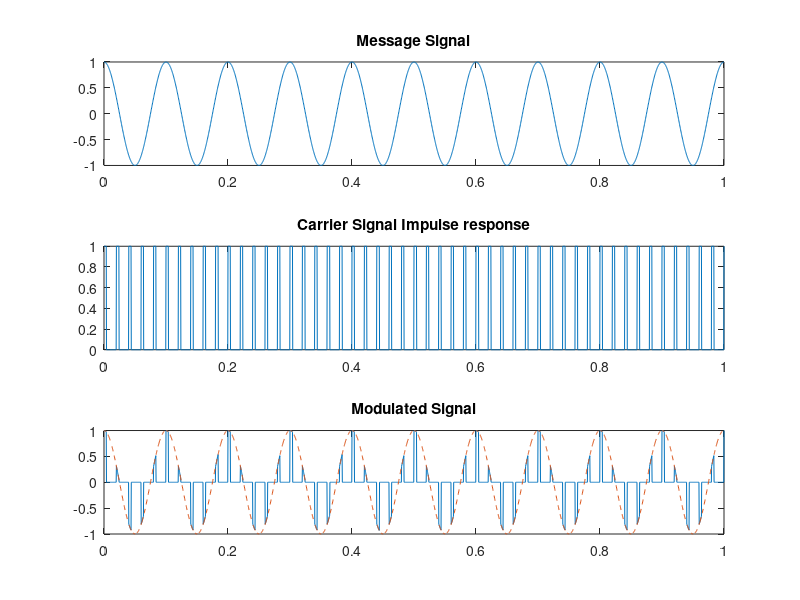

The MATLAB script that drew this image:
fm=10;                  %modulating frequency
fs=50;                   %sampling frequency
duty=0.2;                  %dutycycle
pulseWidth=duty/fs;
t=0:pulseWidth/10:1;
tunit=fs*t;
m=cos(2*pi*fm*t);
figure(1);subplot(3,1,1);
plot(t,m);
title('Message Signal');
                                               %Pulse Train
rect=1*(tunit-floor(tunit)<duty);
figure(1);subplot(3,1,2);
plot(t,rect);
title('Carrier Signal Impulse response');
                                                 %Modulating
mod=m.*rect;
figure(1);subplot(3,1,3);
plot(t,mod,t,m,'--');
title('Modulated Signal');
